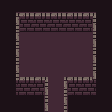

Rendered tile map (Tiled .tmx) drawn with the repository's tilesets; below, a short description and the full map source, tile grids included:
An orthogonal 7x7 tile map with 16x16 px tiles, 3 tile layers (floor, backwall, frontwall).

<map version="1.0" tiledversion="1.0.3" orientation="orthogonal" renderorder="right-down" width="7" height="7" tilewidth="16" tileheight="16" nextobjectid="1">
 <tileset firstgid="1" name="testmap" tilewidth="16" tileheight="16" tilecount="64" columns="8">
  <image source="testmap.png" width="128" height="128" />
 </tileset>
 <layer name="floor" width="7" height="7">
  <data encoding="csv">
20,20,20,20,20,20,20,
20,12,12,12,12,12,20,
20,12,12,12,12,12,20,
20,12,12,12,12,12,20,
20,12,12,12,12,12,20,
20,12,12,12,12,12,20,
20,20,20,12,20,20,20
</data>
 </layer>
 <layer name="backwall" width="7" height="7">
  <data encoding="csv">
0,2,2,2,2,2,0,
0,10,10,10,10,10,0,
0,0,0,0,0,0,0,
0,0,0,0,0,0,0,
0,2,2,0,2,2,0,
0,10,10,0,10,10,0,
0,0,0,0,0,0,0
</data>
 </layer>
 <layer name="frontwall" width="7" height="7">
  <data encoding="csv">
0,0,0,0,0,0,0,
0,6,0,0,0,4,0,
0,6,0,0,0,4,0,
0,6,0,0,0,4,0,
0,6,0,0,0,4,0,
0,0,4,0,6,0,0,
0,0,4,0,6,0,0
</data>
 </layer>
</map>
